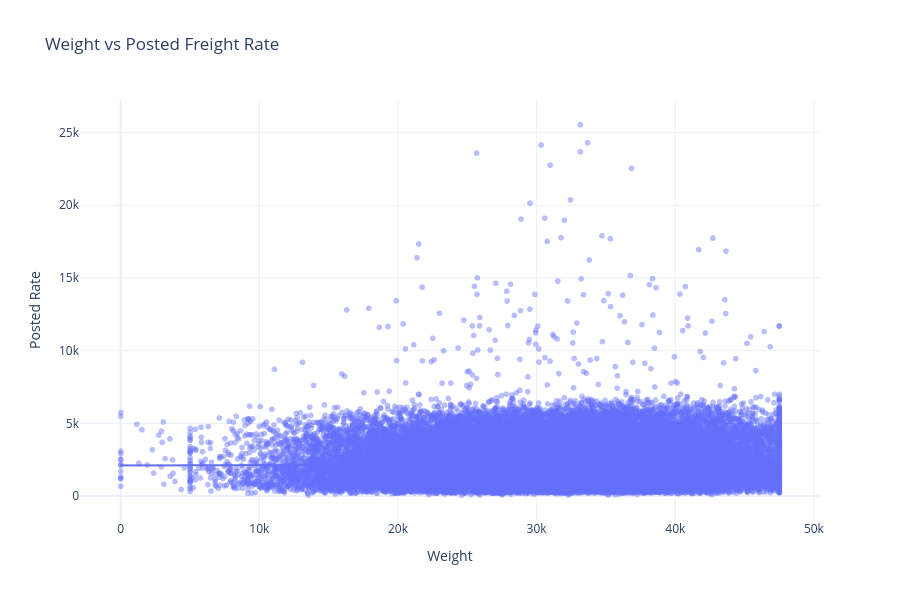

Notebook code for this chart:
### Code cell
fig = px.scatter(
    df,
    x="weight_clean",
    y=TARGET,
    opacity=0.45,
    trendline="lowess",
    title="Weight vs Posted Freight Rate",
    labels={
        "weight_clean": "Weight",
        TARGET: "Posted Rate"
    }
)

fig.update_layout(
    template="plotly_white",
    height=600
)

fig.show()

### Figure 1 — Plotly figure (JSON) as saved in the notebook; plotly's stock layout.template omitted (floating-point values rounded to 4 significant figures; data arrays with more than 128 entries replaced by an {"elided": "..."} marker saying what was removed)
{"data": [{"hovertemplate": "Weight=%{x}<br>Posted Rate=%{y}<extra></extra>", "legendgroup": "", "marker": {"color": "#636efa", "opacity": 0.45, "symbol": "circle"}, "mode": "markers", "name": "", "showlegend": false, "type": "scattergl", "x": {"elided": "48000 float values"}, "xaxis": "x", "y": {"elided": "48000 float values"}, "yaxis": "y"}, {"hovertemplate": "<b>LOWESS trendline</b><br><br>Weight=%{x}<br>Posted Rate=%{y} <b>(trend)</b><extra></extra>", "legendgroup": "", "marker": {"color": "#636efa", "symbol": "circle"}, "mode": "lines", "name": "", "showlegend": false, "type": "scattergl", "x": {"elided": "48000 float values"}, "xaxis": "x", "y": {"elided": "48000 float values"}, "yaxis": "y"}], "layout": {"height": 600, "legend": {"tracegroupgap": 0}, "title": {"text": "Weight vs Posted Freight Rate"}, "xaxis": {"anchor": "y", "domain": [0, 1], "title": {"text": "Weight"}}, "yaxis": {"anchor": "x", "domain": [0, 1], "title": {"text": "Posted Rate"}}}}
